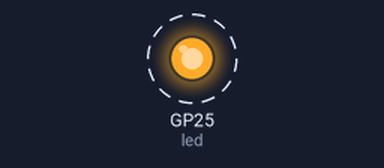
The program below on a simulated Raspberry Pi Pico running MicroPython. On the bench: output pins drawn as LEDs (lit = HIGH). Dashed ring = blinking. What the program prints to the serial console is not drawn. At 5.0 s the program stops and its outputs stay as they are.

Above: at 0.2 s.
Timing chart, 0 to 3.0 s (numbered marks = the images above):
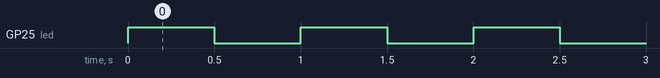

The program:

picow.py
```python
print("Hello Pico")

from machine import Pin
import utime
led = machine.Pin("LED", machine.Pin.OUT)

count=10

while count > 0:
    led.toggle()
    print("Toggle {}".format(count))
    count=count-1
    utime.sleep(.5)

'''
print("Hello Pico")

from machine import Pin
import utime
led = machine.Pin("LED", machine.Pin.OUT)

count=5

while count > 0:
    led.toggle()
    print("LED ON {}".format(count))
    utime.sleep(.25)
    led.toggle()
    count=count-1
    utime.sleep(.25)

led.off()
print("LED OFF")
'''
```

Measured:
- by itself, GP25 (led): alternates HIGH for 0.50 s and LOW for 0.50 s, 10 changes in all, then stays LOW
